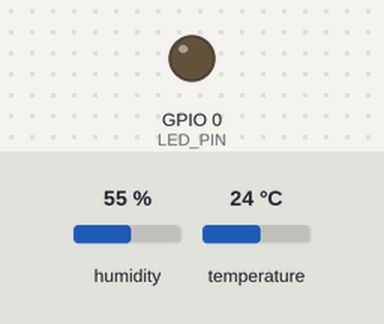
Simulated run of this sketch. Board: ESP32. Parts: output pins drawn as LEDs (lit = HIGH). The inputs (shaded band) are chosen by the test bench; at power-on: temperature 24 °C, humidity 55 %. WiFi joins after 1.5 s; servers stay silent unless stated; what the sketch prints to the serial monitor is not drawn.

Above: at 3.0 s.
3.1 s: temperature set to 33 °C
6.5 s: temperature set to 36 °C
At 8.2 s:
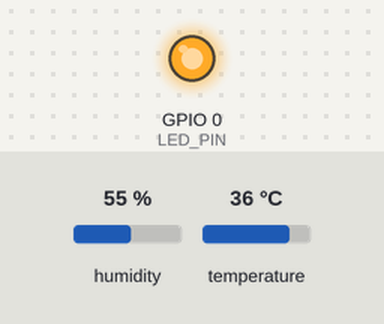
9.9 s: temperature set to 12 °C
At 12.0 s:
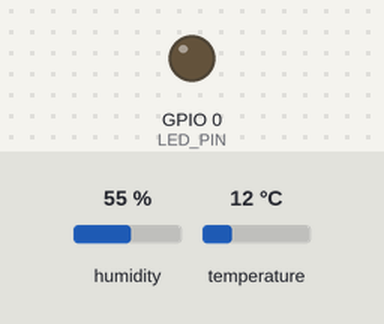
13.3 s: temperature set to 41 °C
At 17.0 s:
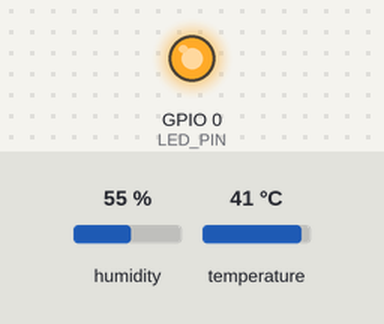
Timing chart, 0 to 18.3 s (numbered marks = the images above; inputs shaded):
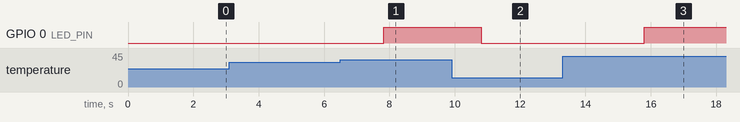

The sketch:

deteksisuhu.ino
```cpp
#include <WiFi.h>
#include <WiFiClientSecure.h>
#include <UniversalTelegramBot.h>
#include <DHT.h>

// ====== PIN ======
#define DHTPIN 15
#define DHTTYPE DHT11
#define LED_PIN 0

// ====== WIFI ======
#define WIFI_SSID     "NamaWIfi"
#define WIFI_PASSWORD "PW-Wifi"

// ====== TELEGRAM ======
#define BOT_TOKEN "TokenTelegram"
#define CHAT_ID   "ChatTelegram"

// ====== SUHU ======
#define BATAS_SUHU 35   // 35 derajat

// ====== OBJEK ======
DHT dht(DHTPIN, DHTTYPE);
WiFiClientSecure client;
UniversalTelegramBot bot(BOT_TOKEN, client);

// ====== TIMER ======
unsigned long lastTelegram = 0;
const unsigned long telegramInterval = 5000; // 5 detik

unsigned long lastRead = 0;
const unsigned long interval = 1000; // 1 detik

bool alertSent = false;

void setup() {
  Serial.begin(115200);

  pinMode(LED_PIN, OUTPUT);
  digitalWrite(LED_PIN, LOW);

  dht.begin();

  WiFi.begin(WIFI_SSID, WIFI_PASSWORD);
  client.setInsecure(); // Telegram HTTPS

  Serial.print("Connecting WiFi");
  while (WiFi.status() != WL_CONNECTED) {
    Serial.print(".");
    delay(500);
  }

  Serial.println("\nWiFi connected!");
  Serial.println(WiFi.localIP());

  bot.sendMessage(CHAT_ID, "📡 Sistem Monitoring Suhu AKTIF", "");
}

void loop() {
  unsigned long now = millis();

  // ===== BACA SENSOR CEPAT =====
  if (now - lastRead >= interval) {
    lastRead = now;

    float suhu = dht.readTemperature();
    float hum  = dht.readHumidity();

    if (isnan(suhu) || isnan(hum)) return;

    Serial.print("Suhu: ");
    Serial.print(suhu);
    Serial.print(" °C | Kelembapan: ");
    Serial.print(hum);
    Serial.println(" %");

    if (suhu >= BATAS_SUHU) {
      digitalWrite(LED_PIN, HIGH);

      if (!alertSent) {
        bot.sendMessage(
          CHAT_ID,
          "🔥 *PERINGATAN SUHU PANAS!*\n"
          "🌡 Suhu: " + String(suhu) + " °C\n"
          "💧 Kelembapan: " + String(hum) + " %",
          "Markdown"
        );
        alertSent = true;
      }

    } else {
      digitalWrite(LED_PIN, LOW);
      alertSent = false;
    }
  }

  // ===== UPDATE TELEGRAM BERKALA =====
  if (now - lastTelegram >= telegramInterval) {
    lastTelegram = now;

    float suhu = dht.readTemperature();
    float hum  = dht.readHumidity();

    if (isnan(suhu) || isnan(hum)) return;

    String status = (suhu >= BATAS_SUHU) ? "🔥 PANAS" : "🟢 NORMAL";

    bot.sendMessage(
      CHAT_ID,
      "📊 *Status Ruangan*\n"
      "🌡 Suhu: " + String(suhu) + " °C\n"
      "💧 Kelembapan: " + String(hum) + " %\n"
      "📌 Status: " + status,
      "Markdown"
    );
  }
}
```

Measured:
- the behaviour switches between 34 and 35 °C on temperature (found by bisection; images 0 and 1)
- after the input at 3.1 s, every drawn part: stays the same
- after the input at 6.5 s, GPIO 0 (LED_PIN): LOW → HIGH after 1.3 s
- after the input at 9.9 s, GPIO 0 (LED_PIN): HIGH → LOW after 0.90 s
- after the input at 13.3 s, GPIO 0 (LED_PIN): LOW → HIGH after 2.5 s
